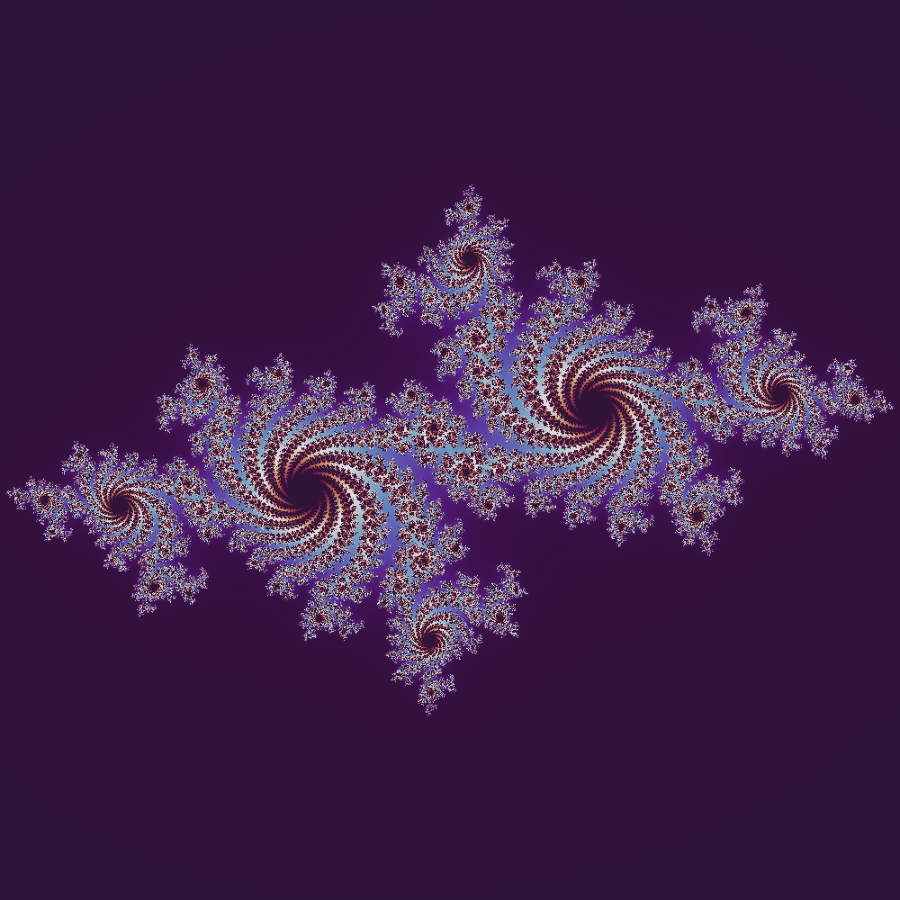

This figure's Python source:
# ============================================================
# CELL 1 — Imports
# ============================================================
import numpy as np
import matplotlib.pyplot as plt
from PIL import Image
import io

# ============================================================
# CELL 2 — Julia set core function
# ============================================================
def julia_set(c, width=900, height=900, x_range=(-1.5, 1.5), y_range=(-1.5, 1.5), max_iter=300):
    """
    Computes a smooth escape-time Julia set for a given complex constant c.
    Returns a 2D array of escape values used to color each pixel.
    """
    x = np.linspace(x_range[0], x_range[1], width)
    y = np.linspace(y_range[0], y_range[1], height)
    X, Y = np.meshgrid(x, y)
    Z = X + 1j * Y

    div_time = np.zeros(Z.shape, dtype=float)
    mask = np.ones(Z.shape, dtype=bool)

    for i in range(max_iter):
        Z[mask] = Z[mask] ** 2 + c
        escaped = np.abs(Z) > 2
        newly_escaped = escaped & mask
        # smooth coloring formula (avoids banding)
        div_time[newly_escaped] = i + 1 - np.log(np.log(np.abs(Z[newly_escaped]) + 1e-9)) / np.log(2)
        mask &= ~escaped

    div_time[mask] = max_iter
    return div_time


def render_to_array(div_time, cmap='twilight_shifted'):
    """Renders the div_time grid to an RGB image array using a Matplotlib colormap."""
    fig, ax = plt.subplots(figsize=(6, 6), dpi=150)
    ax.imshow(div_time, cmap=cmap, extent=(-1.5, 1.5, -1.5, 1.5))
    ax.axis('off')
    fig.tight_layout(pad=0)

    buf = io.BytesIO()
    fig.savefig(buf, format='png', bbox_inches='tight', pad_inches=0)
    plt.close(fig)
    buf.seek(0)
    return Image.open(buf).convert('RGB')


# ============================================================
# CELL 3 — Render one high-resolution Julia set (for README screenshot / T-shirt design)
# ============================================================
c_main = complex(-0.7, 0.27015)   # classic, visually striking Julia constant
div_time = julia_set(c_main, width=1000, height=1000, max_iter=300)
img = render_to_array(div_time, cmap='twilight_shifted')
img.save('julia_set.png')
print("Saved julia_set.png")

# ============================================================
# CELL 4 — Animate across multiple Julia constants (goes beyond a static image)
# ============================================================
c_values = [
    complex(-0.70176, -0.3842),
    complex(-0.8, 0.156),
    complex(-0.7, 0.27015),
    complex(0.285, 0.01),
    complex(-0.4, 0.6),
    complex(-0.835, -0.2321),
]

frames = []
for c in c_values:
    dt = julia_set(c, width=500, height=500, max_iter=150)
    frame = render_to_array(dt, cmap='twilight_shifted')
    frames.append(frame)

# ping-pong the sequence so the GIF loops smoothly back to the start
frames_loop = frames + frames[::-1][1:-1]

frames_loop[0].save(
    'julia_animation.gif',
    save_all=True,
    append_images=frames_loop[1:],
    duration=350,
    loop=0
)
print("Saved julia_animation.gif")
